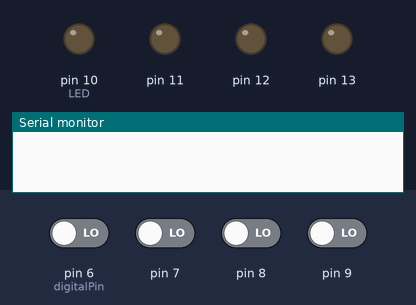
Simulated run of this sketch. Board: Arduino Uno, built with avr-gcc and run on an emulated ATmega328P. On the bench: output pins drawn as LEDs (lit = HIGH), the last lines printed to the serial monitor. Inputs (shaded band) come from the test bench; at power-on: pin 6 (digitalPin), pin 7–9 LOW.

Above: at 1.2 s.
1.3 s: pin 6 (digitalPin) driven HIGH
At 2.4 s:
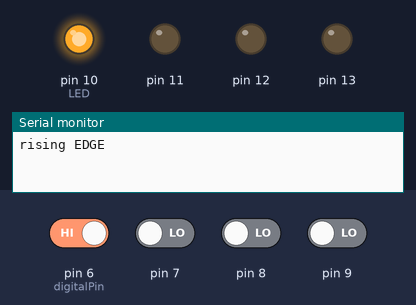
2.8 s: pin 7 driven HIGH
At 3.6 s:
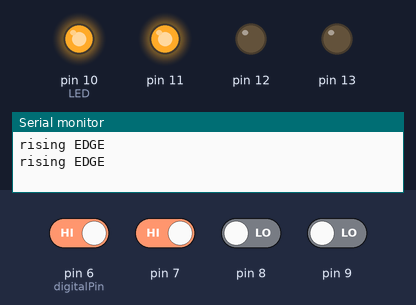
4.3 s: pin 8 driven HIGH
At 4.7 s:
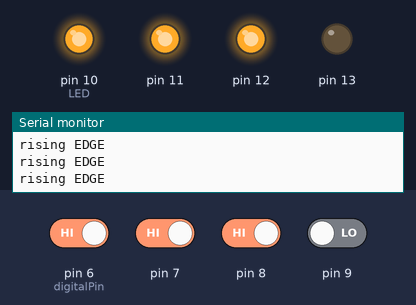
5.8 s: pin 9 driven HIGH
At 7.0 s:
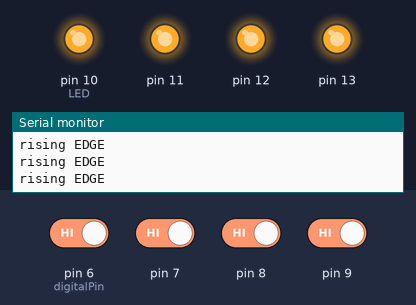
7.3 s: pin 6 (digitalPin) driven LOW
8.8 s: pin 6 (digitalPin) driven HIGH
At 9.4 s:
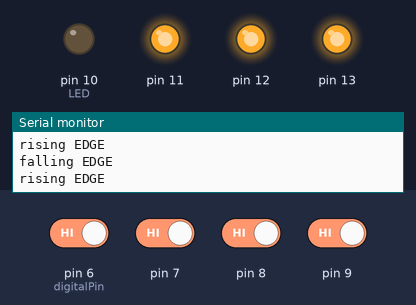
Timing chart, 0 to 11.3 s (numbered marks = the images above; inputs shaded):
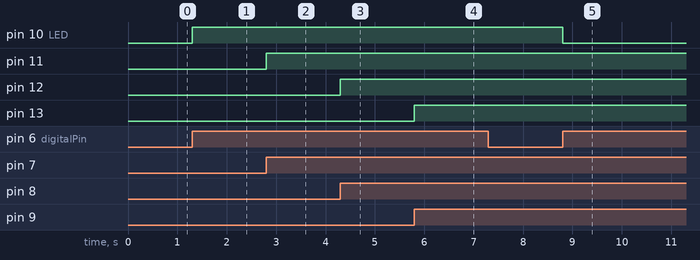

Measured:
- after the input at 1.3 s, pin 10 (LED): LOW → HIGH at once
- after the input at 2.8 s, pin 11: LOW → HIGH at once
- after the input at 4.3 s, pin 12: LOW → HIGH at once
- after the input at 5.8 s, pin 13: LOW → HIGH at once
- after the input at 8.8 s, pin 10 (LED): HIGH → LOW at once

The sketch:

_05_Switch_example_04.ino
```cpp
const int digitalPin = 6;
const int LED = 10;

class Switch
{
  private:
    int _button_prev_input = LOW;
    int _button_curr_state = LOW;
    int _led_state = 0;
    int _digitalPin = NULL;
    int _buttonInput = 0;
    int _led = NULL;
    unsigned long _prevTime= 0;

  public:
    Switch(int8_t pin, int8_t led){
        _digitalPin = pin;
        _led = led;
        pinMode(_led, OUTPUT);
        pinMode(_digitalPin, INPUT);
    }
    void readSwitchChangeLed()
    {
        _buttonInput = digitalRead(_digitalPin);
        _button_curr_state = _buttonInput;
        if (_button_curr_state == HIGH && _button_prev_input == LOW && (millis()-_prevTime)>50){
            Serial.println("rising EDGE");  //not good! 시리얼이 선언되지 않으면 오류
            if(_led_state){
                _led_state = LOW;
            } else {
                _led_state = HIGH;
            }
            digitalWrite(_led, _led_state);
            _prevTime = millis();
        } else if (_button_curr_state == LOW && _button_prev_input == HIGH){
            Serial.println("falling EDGE"); //not good! 시리얼이 선언되지 않으면 오류
            _prevTime = millis();
        }
        _button_prev_input = _button_curr_state;
    }
};

Switch switch1(6, 10);
Switch switch2(7, 11);
Switch switch3(8, 12);
Switch switch4(9, 13);

void setup(){
  Serial.begin(9600);
  pinMode(digitalPin, INPUT);
  pinMode(LED, OUTPUT);
}

void loop(){
  switch1.readSwitchChangeLed();
  switch2.readSwitchChangeLed();
  switch3.readSwitchChangeLed();
  switch4.readSwitchChangeLed();
}
```

Switch.cpp
```cpp
#include "Arduino.h"
#include "Switch.h"


/**
 * 스위치를 설정하는 함수 풀업 스위치에 지정한다.
 * @param pin 스위치에 연결된 핀 지정
 * @param led LED 에 연결된 핀 지정 기본값은 -1 이다.
*/
Switch::Switch(int8_t pin, int8_t led){
    _digitalPin = pin;
    _led = led;
    if(_led != -1) pinMode(_led, OUTPUT);
    pinMode(_digitalPin, INPUT);
}

void Switch::readSwitchChangeLed(int de)
{
    _buttonInput = digitalRead(_digitalPin);
    _button_curr_state = _buttonInput;
    if (_button_curr_state == HIGH && _button_prev_input == LOW && (millis()-_prevTime)>de){
        if(_led_state){
            _led_state = LOW;
        } else {
            _led_state = HIGH;
        }
        _prevTime = millis();
        digitalWrite(_led, _led_state);
    } else if (_button_curr_state == LOW && _button_prev_input == HIGH && (millis()-_prevTime)>de){
        _prevTime = millis();
    }
    _button_prev_input = _button_curr_state;
}

bool Switch::readSwitch(int de)
{
    _buttonInput = digitalRead(_digitalPin);
    _button_curr_state = _buttonInput;
    if (_button_curr_state == HIGH && _button_prev_input == LOW && (millis()-_prevTime)>de){
        _prevTime = millis();
        return true;
    } else if (_button_curr_state == LOW && _button_prev_input == HIGH && (millis()-_prevTime)>de){
        _prevTime = millis();
    }
    _button_prev_input = _button_curr_state;
    return false;
}

/**
 * DTC(delayed time check) 방법으로 스위치를 인식하는 함수
 * 어쩔 수 없이 전압의 변화가 있을 때 시간으로만 버튼을 인식
*/
bool Switch::readSwitchDTC(int de = 50)
{
if(digitalRead(_digitalPin)) {
    _prevTime = millis();
    // de ms High read
    if((_prevTime - _prevTime2) < de) {
      if(_flag == 0) {
        _flag = 1;
        return true;
      }
    }
    _prevTime2 = _prevTime;
  }
  else {
    // always Low
    if((millis() - _prevTime) > de) {
      if(_flag) {
        _flag = 0;
      }
    }
  }
  return false;
}
```

Switch.h
```cpp
#ifndef Switch_h
#define Switch_h
class Switch
{
  private:
    int _button_prev_input = LOW;
    int _button_curr_state = LOW;
    int _led_state = 0;
    int _digitalPin = NULL;
    int _buttonInput = 0;
    int _led = NULL;
    unsigned long _prevTime= 0;
    unsigned long _prevTime2= 0;
    bool _flag = false;

  public:
    Switch(int8_t pin, int8_t led = -1);
    void readSwitchChangeLed(int de = 50);
    bool readSwitch(int de = 50);
    bool readSwitchDTC(int de = 50);
};

#endif
```
